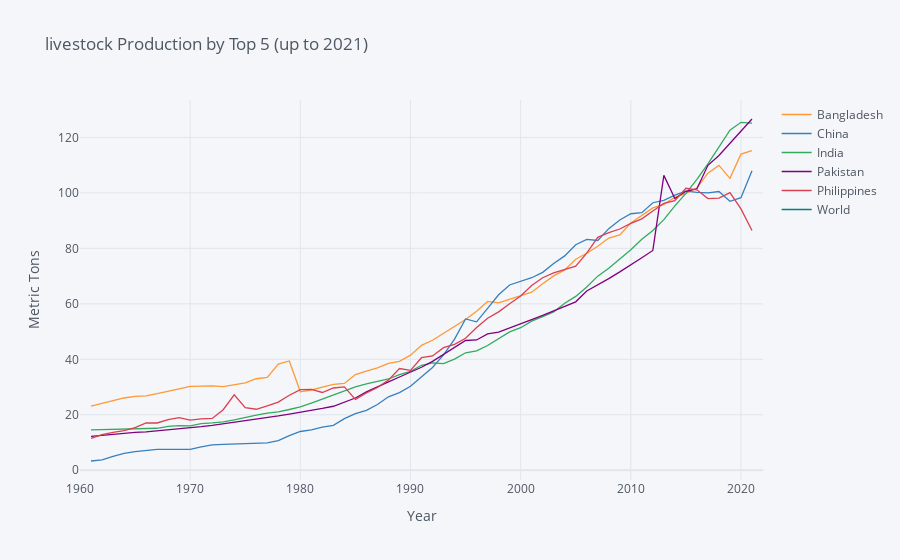

Notebook code for this chart:
### Code cell
var_1 = {"AG.PRD.LVSK.XD":"Livestock index"}

livestock= fix_date_index(wbdata.get_dataframe(var_1,country=selected_five)).squeeze().unstack('country')

livestock.iplot(xTitle="Year",yTitle="Metric Tons",
              title="livestock Production by Top 5 (up to 2021)")
